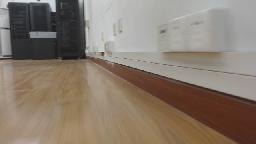
#> input picture data/data/1002_cam-image_array_.jpg, 256 x 144 px; its folder holds 3 pictures in this run
$ python transfer.py
#> lines starting #> are read from the running program, lines starting #| are printed output that depends on the picture; after the words box and inside, x2 and y2 are one past the last pixel; in counts of white or black regions, pixels touching at a corner belong together
import os
import cv2
import numpy

IMG_PATH = "../data/"
SAVE_PATH = "../results/"

color_list = [7, 8, 11, 12, 13, 17, 19, 20, 21, 22, 23, 24, 25, 26, 27, 28, 31, 32, 33]
color_map = [(128, 64, 128), (244, 35, 232), (70, 70, 70), (102, 102, 156), (190, 153, 153), (153, 153, 153),
             (250, 170, 30), (220, 220, 0), (107, 142, 35), (152, 251, 152), (70, 130, 180), (220, 20, 60),
             (255,  0,  0), (0, 0, 142), (0, 0, 70), (0, 60, 100), (0, 80, 100), (0, 0, 230), (119, 11, 32)]


def change():
    if not os.path.exists(SAVE_PATH):
        os.mkdir(SAVE_PATH)

    folders = sorted(os.listdir(IMG_PATH))
    for f in folders:
        folder_path = IMG_PATH + f + "/"
        save_path = SAVE_PATH + f + "/"
        if not os.path.exists(save_path):
            os.mkdir(save_path)
        names = sorted(os.listdir(folder_path))
        for n in names:
            print(n)
            img = cv2.cvtColor(cv2.imread(folder_path + n, cv2.IMREAD_COLOR), cv2.COLOR_BGR2RGB)
            R, G, B = cv2.split(img)
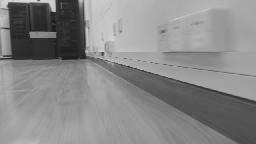
#> R: shape (144, 256); min 23, max 221, mean 136.6
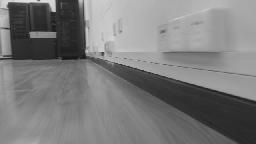
#> G: shape (144, 256); min 19, max 228, mean 123.4
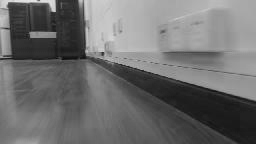
#> B: shape (144, 256); min 11, max 231, mean 110.3
            mask = numpy.zeros_like(R, dtype=numpy.uint8)

            for i in range(color_list.__len__()):
                tmp_mask = numpy.zeros_like(R, dtype=numpy.uint8)
                color = color_map[i]
                tmp_mask[R[:] == color[0]] += 1
                tmp_mask[G[:] == color[1]] += 1
                tmp_mask[B[:] == color[2]] += 1
                mask[tmp_mask[:] == 3] = color_list[i]
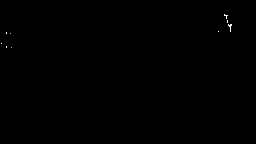
#> mask: shape (144, 256); min 0, max 17, mean 0.0149; drawn with min black and max white
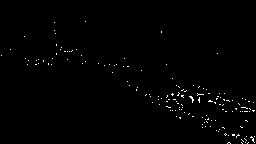
#> tmp_mask: shape (144, 256); values 0 (black) and 1 (white), 0.82% white in thin lines or dots, all inside (x1, y1, x2, y2) = (1, 21, 255, 144)

            cv2.imwrite(save_path + n, mask)
            cv2.waitKey(1)


if __name__ == "__main__":
#> (the run stopped early here; a loop or call above may not have finished)
